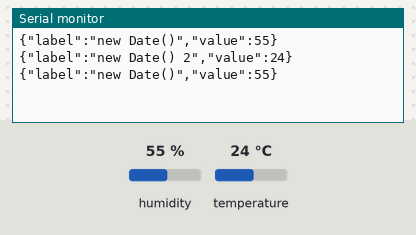
Simulated run of this sketch. Board: Arduino Uno, built with avr-gcc and run on an emulated ATmega328P. Parts: the last lines printed to the serial monitor. Wiring (inferred from the names in the program): DHT11 sensor: data pin 2. Inputs (shaded band) come from the test bench; at power-on: humidity 55 %, temperature 24 °C.

Above: at 11.3 s.
11.4 s: humidity set to 22 %
At 16.5 s:
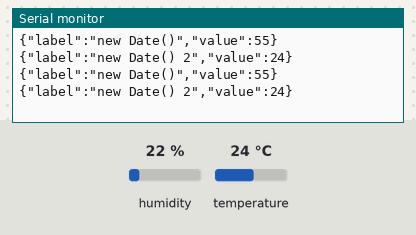
21.8 s: humidity set to 40 %
At 27.1 s:
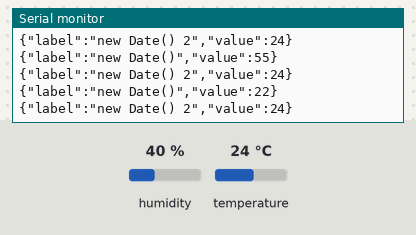
Timing chart, 0 to 28.6 s (numbered marks = the images above; inputs shaded):
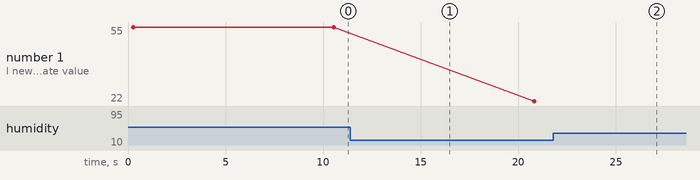

Measured:
- plotted number 1: 55 → 22 after the input at 11.4 s, 22 → 40 after the input at 21.8 s

The sketch:

tempHumSensor.ino
```cpp
#include <ArduinoJson.h> //Json Format Library
#include <DHT.h>
#include "dht.h" //cargamos la librería DHT
#define DHTPIN 2 //Seleccionamos el pin en el que se //conectarÃ¡ el sensor
#define DHTTYPE DHT11 //Se selecciona el DHT11 (hay //otros DHT)
DHT dht(DHTPIN, DHTTYPE); //Se inicia una variable que serÃ¡ usada por Arduino para comunicarse con el sensor

void setup() {

Serial.begin(9600); //Se inicia la comunicaciÃ³n serial
dht.begin(); //Se inicia el sensor

}

void loop() {

StaticJsonBuffer<200> jsonBuffer;
JsonObject& root = jsonBuffer.createObject();

float h = dht.readHumidity(); //Se lee la humedad
float t = dht.readTemperature(); //Se lee la temperatura


root["label"] = "new Date()";
root["value"] = h;
root.printTo(Serial);
Serial.println();
delay(5000);


root["label"] = "new Date() 2";
root["value"] = t;
root.printTo(Serial);
Serial.println();
delay(5000);


}
```
